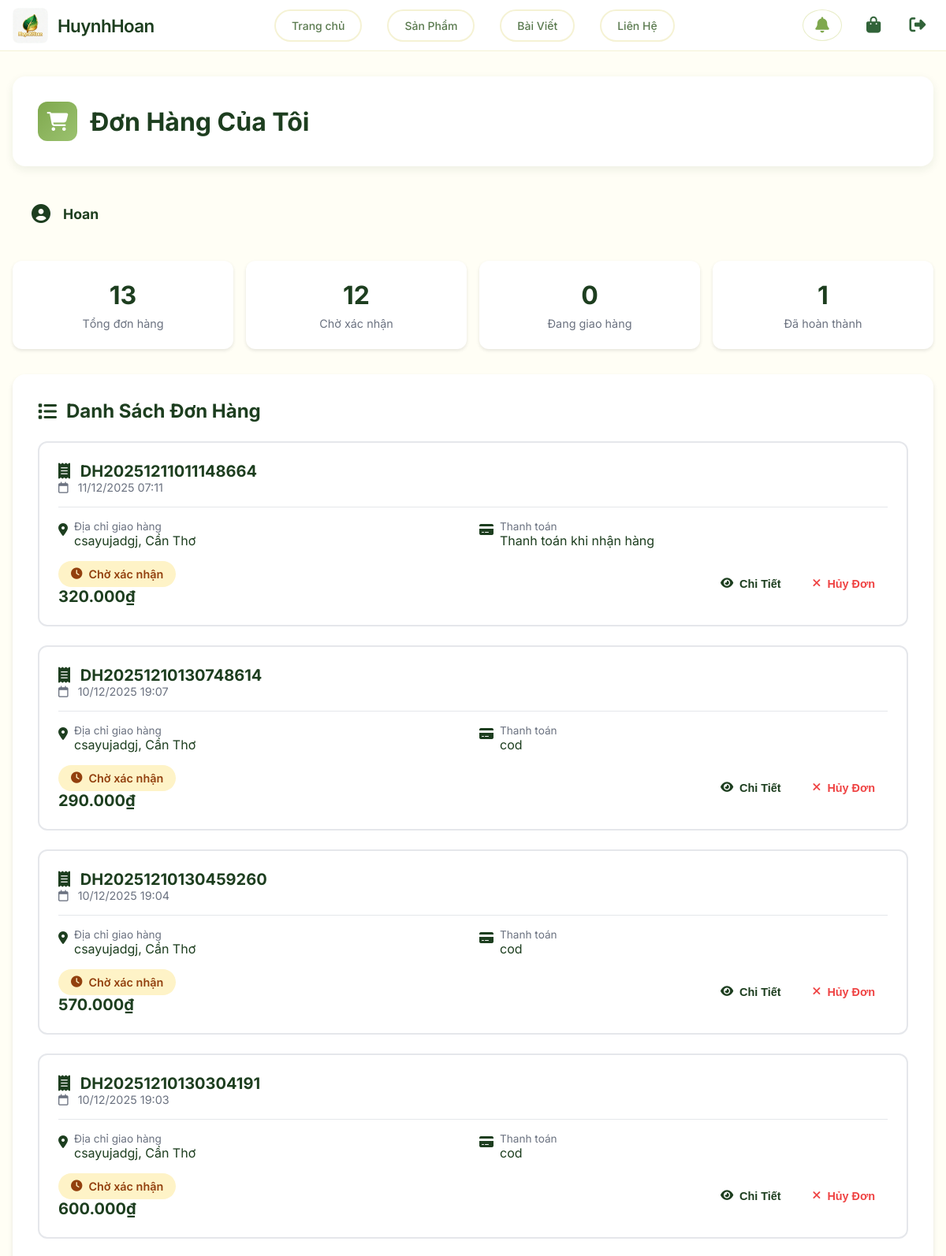
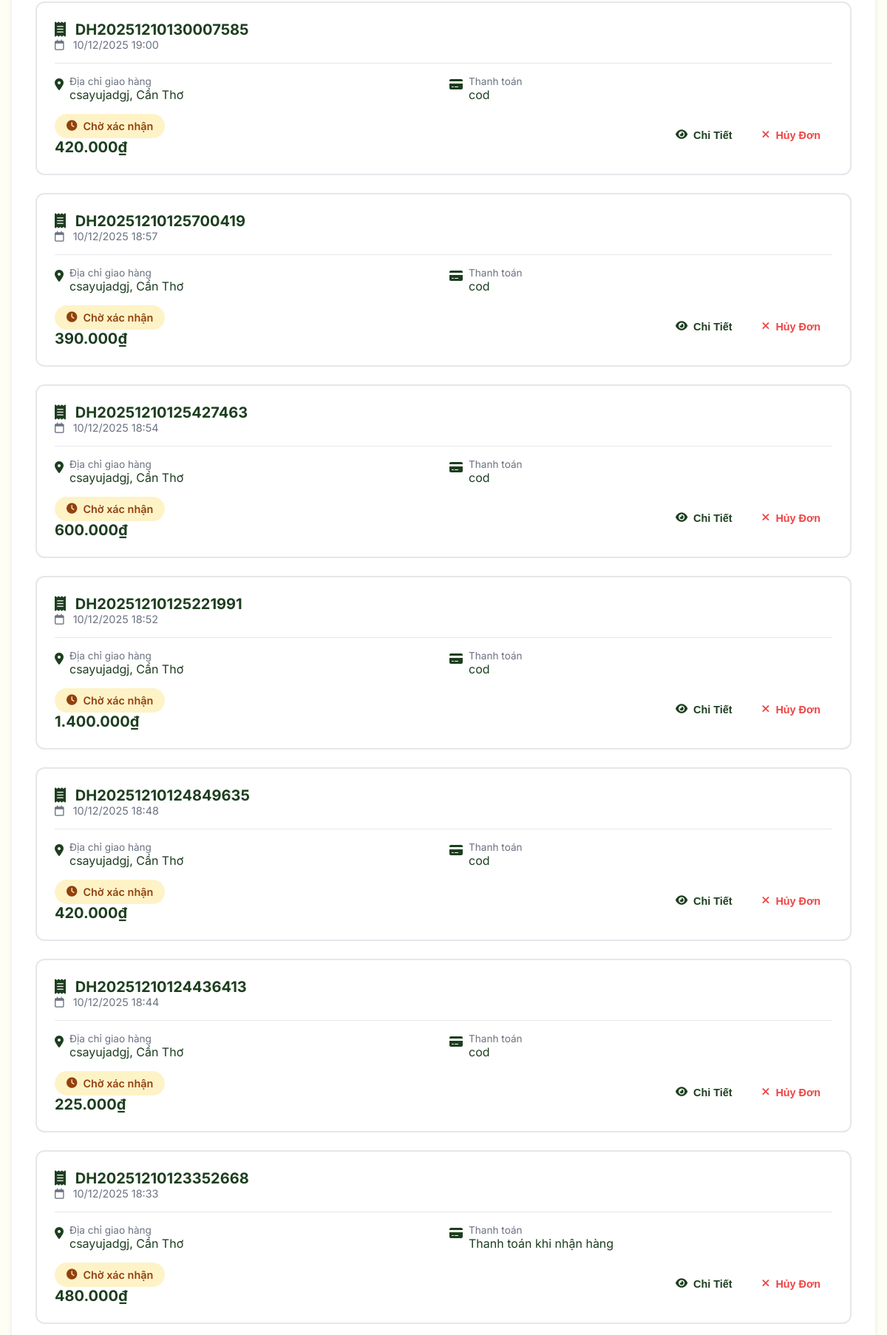
/don_hang_cua_toi.php (signed in, upper part), run on the app's committed database (2 pictures, top to bottom).
### tables this page shows
CREATE TABLE `don_hang` (
  `id` int(11) NOT NULL,
  `ma_don_hang` varchar(50) NOT NULL,
  `nguoi_dung_id` int(11) DEFAULT NULL,
  `ten_khach_hang` varchar(255) NOT NULL,
  `so_dien_thoai` varchar(20) NOT NULL,
  `email` varchar(255) DEFAULT NULL,
  `dia_chi` text DEFAULT NULL,
  `thanh_pho` varchar(100) DEFAULT NULL,
  `phuong_thuc_thanh_toan` varchar(50) DEFAULT 'COD',
  `ghi_chu` text DEFAULT NULL,
  `tong_tien` decimal(15,2) DEFAULT 0.00,
  `phi_van_chuyen` decimal(15,2) DEFAULT 0.00,
  `tong_thanh_toan` decimal(15,2) DEFAULT 0.00,
  `trang_thai` varchar(50) DEFAULT 'Chờ xác nhận',
  `ngay_dat` datetime DEFAULT current_timestamp(),
  `ngay_cap_nhat` datetime DEFAULT current_timestamp() ON UPDATE current_timestamp(),
  `ma_khuyen_mai` varchar(50) DEFAULT NULL COMMENT 'Mã khuyến mãi đã sử dụng',
  `giam_gia` decimal(10,2) DEFAULT 0.00 COMMENT 'Số tiền giảm giá'
);

### don_hang_cua_toi.php (the view, shortened to what this page needs)
<?php
require_once 'connect.php';
$user_id = $_SESSION['user_id'] ?? null;
$user_email = $_SESSION['email'] ?? null;
$orders = [];
try {
    $table_check = $conn->query("SHOW TABLES LIKE 'don_hang'");
    if ($table_check->rowCount() > 0) {
        if ($user_id && $user_email) {
            $stmt = $conn->prepare("SELECT * FROM don_hang WHERE nguoi_dung_id = ? OR email = ? ORDER BY ngay_dat DESC");
            $stmt->execute([$user_id, $user_email]);
        } elseif ($user_id) {
            $stmt = $conn->prepare("SELECT * FROM don_hang WHERE nguoi_dung_id = ? ORDER BY ngay_dat DESC");
            $stmt->execute([$user_id]);
        } elseif ($user_email) {
            $stmt = $conn->prepare("SELECT * FROM don_hang WHERE email = ? ORDER BY ngay_dat DESC");
            $stmt->execute([$user_email]);
        } else {
            $stmt = null;
        }
        if ($stmt) {
            $orders = $stmt->fetchAll();
        }
    }
} catch (PDOException $e) {
    error_log("Error loading orders: " . $e->getMessage());
}
?>
<!DOCTYPE html>
<html lang="vi">
<head>
    <link rel="stylesheet" href="https://cdnjs.cloudflare.com/ajax/libs/font-awesome/6.4.0/css/all.min.css">
</head>
<body>
    <header class="header">
        <div class="header-container">
            <a href="/" class="brand-logo" style="display:flex;align-items:center;gap:12px;">
                <img src="images/logo.jpg" alt="HuynhHoan Logo" style="height:45px;width:auto;border-radius:8px;">
                <span style="font-weight:600;font-size:1.4rem;">HuynhHoan</span>
            </a>
        <nav class="nav">
            <a href="trangchu.php">Trang chủ</a>
            <a href="san-pham.php">Sản Phẩm</a>
            <a href="baiviet.php" >Bài Viết</a>
            <a href="lienhe.php">Liên Hệ</a>
        </nav>
            <div class="header-actions">
                <a href="giohang.php" class="icon-btn">
                    <i class="fas fa-shopping-bag"></i>
                </a>
                <?php
                    $user_id = $_SESSION['user_id'] ?? null;
                    $user_email = $_SESSION['email'] ?? null;
                    ?>
                    <?php if ($user_id || $user_email): ?>
                        <a href="logout.php" class="icon-btn" title="Đăng xuất">
                            <i class="fas fa-sign-out-alt"></i>
                        </a>
                    <?php else: ?>
                        <a href="dangnhap.php" class="icon-btn" title="Đăng nhập">
                            <i class="fas fa-sign-in-alt"></i>
                        </a>
                    <?php endif; ?>
            </div>
        </div>
    </header>
    <div class="container" style="padding: 2rem 1rem;">
        <div class="page-header">
            <div class="page-title">
                <div class="icon">
                    <i class="fas fa-shopping-cart"></i>
                </div>
                <h1>Đơn Hàng Của Tôi</h1>
            </div>
        </div>
        <div class="user-info">
            <i class="fas fa-user-circle"></i>
            <div class="info">
                <div class="username">
                    <?php echo htmlspecialchars($_SESSION['username'] ?? 'Khách hàng'); ?>
                </div>
            </div>
        </div>
        <div class="stats">
            <div class="stat-card">
                <div class="number"><?php echo count($orders); ?></div>
                <div class="label">Tổng đơn hàng</div>
            </div>
            <div class="stat-card">
                <div class="number">
                    <?php
                    $pending = array_filter($orders, function($o) { return $o['trang_thai'] === 'Chờ xác nhận'; });
                    echo count($pending);
                    ?>
                </div>
                <div class="label">Chờ xác nhận</div>
            </div>
            <div class="stat-card">
                <div class="number">
                    <?php
                    $shipping = array_filter($orders, function($o) { return $o['trang_thai'] === 'Đang giao'; });
                    echo count($shipping);
                    ?>
                </div>
                <div class="label">Đang giao hàng</div>
            </div>
            <div class="stat-card">
                <div class="number">
                    <?php
                    $delivered = array_filter($orders, function($o) { return $o['trang_thai'] === 'Đã giao'; });
                    echo count($delivered);
                    ?>
                </div>
                <div class="label">Đã hoàn thành</div>
            </div>
        </div>
        <div class="orders-section">
            <div class="section-title">
                <i class="fas fa-list"></i>
                Danh Sách Đơn Hàng
            </div>
            <?php if (empty($orders)): ?>
                <div class="empty-state">
                    <i class="fas fa-shopping-bag"></i>
                    <h3>Chưa có đơn hàng nào</h3>
                    <p>Bạn chưa có đơn hàng nào. Hãy bắt đầu mua sắm ngay!</p>
                    <br>
                    <a href="trangchu.php" class="btn btn-primary">
                        <i class="fas fa-shopping-cart"></i>
                        Mua Sắm Ngay
                    </a>
                </div>
            <?php else: ?>
                <?php foreach ($orders as $order): ?>
                    <div class="order-card">
                        <div class="order-header">
                            <div>
                                <div class="order-code">
                                    <i class="fas fa-receipt"></i>
                                    <?php echo htmlspecialchars($order['ma_don_hang']); ?>
                                </div>
                                <div class="order-date">
                                    <i class="far fa-calendar"></i>
                                    <?php echo date('d/m/Y H:i', strtotime($order['ngay_dat'])); ?>
                                </div>
                            </div>
                        </div>
                        <div class="order-body">
                            <div class="order-info">
                                <div class="info-item">
                                    <i class="fas fa-map-marker-alt"></i>
                                    <div class="value">
                                        <div class="label">Địa chỉ giao hàng</div>
                                        <?php echo htmlspecialchars($order['dia_chi'] ?? 'N/A'); ?>
                                    </div>
                                </div>
                                <div class="info-item">
                                    <i class="fas fa-credit-card"></i>
                                    <div class="value">
                                        <div class="label">Thanh toán</div>
                                        <?php echo htmlspecialchars($order['phuong_thuc_thanh_toan']); ?>
                                    </div>
                                </div>
                            </div>
                        </div>
                        <div class="order-footer">
                            <div>
                                <?php
                                $statusClass = '';
                                $statusIcon = '';
                                switch ($order['trang_thai']) {
                                    case 'Chờ xác nhận':
                                        $statusClass = 'pending';
                                        $statusIcon = 'fa-clock';
                                        break;
                                    case 'Đã giao':
                                        $statusClass = 'delivered';
                                        $statusIcon = 'fa-check-double';
                                        break;
                                }
                                ?>
                                <div class="status-badge <?php echo $statusClass; ?>">
                                    <i class="fas <?php echo $statusIcon; ?>"></i>
                                    <?php echo htmlspecialchars($order['trang_thai']); ?>
                                </div>
                                <div class="order-total">
                                    <?php echo number_format($order['tong_thanh_toan'], 0, ',', '.'); ?>₫
                                </div>
                            </div>
                            <div class="order-actions">
                                <button class="btn btn-outline btn-sm" onclick="viewOrderDetails(<?php echo $order['id']; ?>)">
                                    <i class="fas fa-eye"></i>
                                    Chi Tiết
                                </button>
                                <?php if (trim($order['trang_thai']) === 'Chờ xác nhận'): ?>
                                <button class="btn btn-outline btn-sm" style="border-color: #ef4444; color: #ef4444;" onclick="cancelOrder(<?php echo $order['id']; ?>)">
                                    <i class="fas fa-times"></i>
                                    Hủy Đơn
                                </button>
                                <?php endif; ?>
                            </div>
                        </div>
                    </div>
                <?php endforeach; ?>
            <?php endif; ?>
        </div>
    </div>
    <link rel="stylesheet" href="assets/notifications.css">
</body>
</html>

### data on the page
don_hang: ma_don_hang "DH20251211011148664", ngay_dat "11/12/2025 07:11", dia_chi "csayujadgj, Cần Thơ", phuong_thuc_thanh_toan "Thanh toán khi nhận hàng", trang_thai "Chờ xác nhận", tong_thanh_toan "320.000"
don_hang: ma_don_hang "DH20251210130748614", ngay_dat "10/12/2025 19:07", dia_chi "csayujadgj, Cần Thơ", phuong_thuc_thanh_toan "cod", trang_thai "Chờ xác nhận", tong_thanh_toan "290.000"
don_hang: ma_don_hang "DH20251210130459260", ngay_dat "10/12/2025 19:04", dia_chi "csayujadgj, Cần Thơ", phuong_thuc_thanh_toan "cod", trang_thai "Chờ xác nhận", tong_thanh_toan "570.000"
don_hang: ma_don_hang "DH20251210130304191", ngay_dat "10/12/2025 19:03", dia_chi "csayujadgj, Cần Thơ", phuong_thuc_thanh_toan "cod", trang_thai "Chờ xác nhận", tong_thanh_toan "600.000"
don_hang: ma_don_hang "DH20251210130007585", ngay_dat "10/12/2025 19:00", dia_chi "csayujadgj, Cần Thơ", phuong_thuc_thanh_toan "cod", trang_thai "Chờ xác nhận", tong_thanh_toan "420.000"
don_hang: ma_don_hang "DH20251210125700419", ngay_dat "10/12/2025 18:57", dia_chi "csayujadgj, Cần Thơ", phuong_thuc_thanh_toan "cod", trang_thai "Chờ xác nhận", tong_thanh_toan "390.000"
don_hang: ma_don_hang "DH20251210125427463", ngay_dat "10/12/2025 18:54", dia_chi "csayujadgj, Cần Thơ", phuong_thuc_thanh_toan "cod", trang_thai "Chờ xác nhận", tong_thanh_toan "600.000"
don_hang: ma_don_hang "DH20251210125221991", ngay_dat "10/12/2025 18:52", dia_chi "csayujadgj, Cần Thơ", phuong_thuc_thanh_toan "cod", trang_thai "Chờ xác nhận", tong_thanh_toan "1.400.000"
don_hang: ma_don_hang "DH20251210124849635", ngay_dat "10/12/2025 18:48", dia_chi "csayujadgj, Cần Thơ", phuong_thuc_thanh_toan "cod", trang_thai "Chờ xác nhận", tong_thanh_toan "420.000"
don_hang: ma_don_hang "DH20251210124436413", ngay_dat "10/12/2025 18:44", dia_chi "csayujadgj, Cần Thơ", phuong_thuc_thanh_toan "cod", trang_thai "Chờ xác nhận", tong_thanh_toan "225.000"
don_hang: ma_don_hang "DH20251210123352668", ngay_dat "10/12/2025 18:33", dia_chi "csayujadgj, Cần Thơ", phuong_thuc_thanh_toan "Thanh toán khi nhận hàng", trang_thai "Chờ xác nhận", tong_thanh_toan "480.000"

### other printed values
$_SESSION['username'] "Hoan"
count($orders) "13"
count($pending) "12"
count($shipping) "0"
count($delivered) "1"
